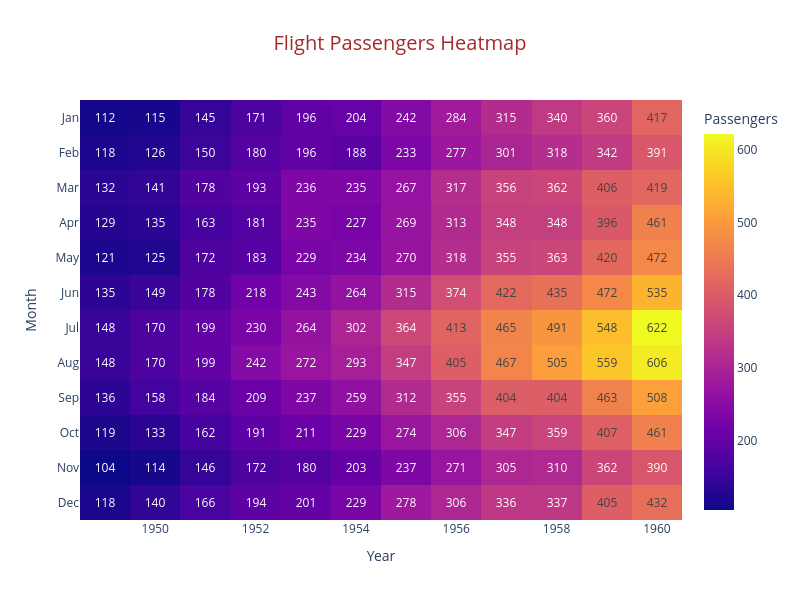

Source (notebook cell):
### Code cell
pivot = df_flights.pivot(index='month', columns='year', values='passengers')

fig = px.imshow(
    pivot,
    text_auto=True,
    labels={'x': 'Year', 'y': 'Month', 'color': 'Passengers'},
    title='Flight Passengers Heatmap',
    aspect='auto'
)
fig.update_layout(width=800, height=600, title_font_size=20, title_font_color='brown', title_x=0.5)
fig.show()

### Figure 1 — Plotly figure (JSON) as saved in the notebook; plotly's stock layout.template omitted (floating-point values rounded to 4 significant figures; data arrays with more than 128 entries replaced by an {"elided": "..."} marker saying what was removed)
{"data": [{"coloraxis": "coloraxis", "hovertemplate": "Year: %{x}<br>Month: %{y}<br>Passengers: %{z}<extra></extra>", "name": "0", "texttemplate": "%{z}", "type": "heatmap", "x": [1949, 1950, 1951, 1952, 1953, 1954, 1955, 1956, 1957, 1958, 1959, 1960], "xaxis": "x", "y": ["Jan", "Feb", "Mar", "Apr", "May", "Jun", "Jul", "Aug", "Sep", "Oct", "Nov", "Dec"], "yaxis": "y", "z": {"elided": "12x12 int values"}}], "layout": {"coloraxis": {"colorbar": {"title": {"text": "Passengers"}}, "colorscale": [[0, "#0d0887"], [0.1111, "#46039f"], [0.2222, "#7201a8"], [0.3333, "#9c179e"], [0.4444, "#bd3786"], [0.5556, "#d8576b"], [0.6667, "#ed7953"], [0.7778, "#fb9f3a"], [0.8889, "#fdca26"], [1, "#f0f921"]]}, "height": 600, "title": {"font": {"color": "brown", "size": 20}, "text": "Flight Passengers Heatmap", "x": 0.5}, "width": 800, "xaxis": {"anchor": "y", "domain": [0, 1], "title": {"text": "Year"}}, "yaxis": {"anchor": "x", "autorange": "reversed", "domain": [0, 1], "title": {"text": "Month"}}}}
